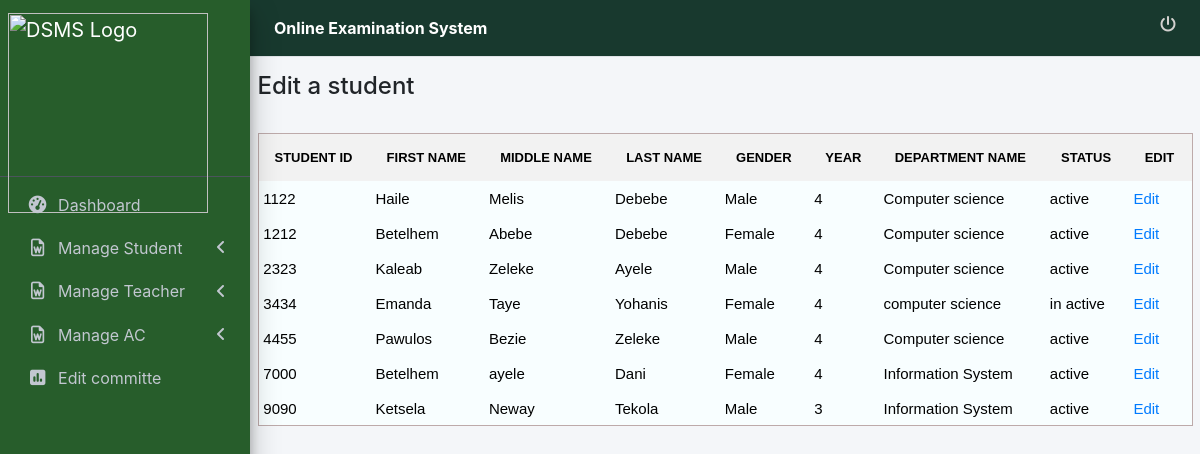
/Admin/edit_stu.php, run on the app's committed database.
### tables this page shows
CREATE TABLE `student` (
  `STUDENT_ID` int(11) NOT NULL,
  `F_NAME` varchar(50) DEFAULT NULL,
  `M_NAME` varchar(50) DEFAULT NULL,
  `L_NAME` varchar(50) DEFAULT NULL,
  `GENDER` enum('Male','Female') DEFAULT NULL,
  `YEAR` int(11) DEFAULT NULL,
  `DEPARTMENT_NAME` varchar(50) DEFAULT NULL,
  `STATUS` enum('in active','active') NOT NULL DEFAULT 'active'
);

### Admin/edit_stu.php (the view, shortened to what this page needs)
<?php
if($_SESSION['login']==='none'){
	echo "<script>window.open('../index.php?not_loggined=Please login!','_self')</script>";
}
else {
   $db = Database::getInstance();
   $con = $db->getConnection();
	?>
<html>
<head>
    <link rel="stylesheet" href="bootstrap-4.6.1-dist/css/bootstrap.css" >
    <link rel="stylesheet" href="../bootstrap-4.6.1-dist/asset/fontawesome/css/all.min.css">
    <link rel="stylesheet" href="../bootstrap-4.6.1-dist/asset/css/adminlte.min.css">
    <link rel="stylesheet" href="../bootstrap-4.6.1-dist/asset/css/style.css">
        <link rel="stylesheet" href="../style.css">
</head>
<body>
         <?php
           require("ad_nav.php");
         ?>
<div class="content-wrapper">
         <div class="container">
         <form method='post'>
            <br><br><br>
            <h4> Edit a student </h4><br>
            <table width="100%" border="1" bordercolor="#bdaaaa"  >
                    <tr>
                      <th bgcolor="#e9eee2" class="style3"><div style=" text-align: left !important;" class="style9 style5"><strong>STUDENT ID</strong></div></th>
                      <th  bgcolor="#e9eee2" class="style3"><div align="left" class="style9 style5"><strong>FIRST NAME</strong></div></th>
                      <th bgcolor="#e9eee2" class="style3"><div align="left" class="style9 style5"><strong>MIDDLE NAME</strong></div></th>
                       <th bgcolor="#e9eee2" class="style3"><div align="left" class="style9 style5"><strong>LAST NAME</strong></div></th>
                       <th bgcolor="#e9eee2" class="style3"><div align="left" class="style9 style5"><strong>GENDER</strong></div></th>
                       <th bgcolor="#e9eee2" class="style3"><div align="left" class="style9 style5"><strong>YEAR</strong></div></th>
                       <th bgcolor="#e9eee2" class="style3"><div align="left" class="style9 style5"><strong>DEPARTMENT NAME</strong></div></th>
                       <th bgcolor="#e9eee2" class="style3"><div align="left" class="style9 style5"><strong>STATUS</strong></div></th>
                       <th bgcolor="#e9eee2" class="style3"><div align="left" class="style9 style5"><strong>EDIT</strong></div></th>
                    </tr>
                    <?php
                        $query10 = " SELECT * FROM student ";
                        $resultTF = mysqli_query($con, $query10);
                        if (!$resultTF) {
                            echo "Error: " . mysqli_error($con);
                        } else {
                            while ($row = mysqli_fetch_array($resultTF)) {
                                $e_id= $row['STUDENT_ID'];
                                $f_name = $row['F_NAME'];
                                $m_name = $row['M_NAME'];
                                $l_name = $row['L_NAME'];
                                $gen = $row['GENDER'];
                                $year = $row['YEAR'];
                                $dept = $row['DEPARTMENT_NAME'];
                                $status = $row['STATUS'];
                    ?>
                                <tr>
                                    <td bgcolor="#f8feff" class="style3"><div align="left" class="style9 style6"><?php echo $e_id; ?></div></td>
                                    <td bgcolor="#f8feff" class="style3"><div align="left" class="style9 style6"><?php echo $f_name; ?></div></td>
                                    <td bgcolor="#f8feff" class="style3"><div align="left" class="style9 style6"><?php echo $m_name; ?></div></td>
                                    <td bgcolor="#f8feff" class="style3"><div align="left" class="style9 style6"><?php echo $l_name; ?></div></td>
                                    <td bgcolor="#f8feff" class="style3"><div align="left" class="style9 style6"><?php echo $gen; ?></div></td>
                                    <td bgcolor="#f8feff" class="style3"><div align="left" class="style9 style6"><?php echo $year; ?></div></td>
                                    <td bgcolor="#f8feff" class="style3"><div align="left" class="style9 style6"><?php echo $dept; ?></div></td>
                                    <td bgcolor="#f8feff" class="style3"><div align="left" class="style9 style6"><?php echo $status; ?></div></td>
                                    <td bgcolor="#f8feff" class="style3">
                                        <div align="left" class="style9 style6"><a href="update_student.php?STUDENT_ID=<?php echo $e_id;?> " >
                                        Edit</a></div></td>
                                </tr>
                    <?php
                            }
                        }
                    ?>
                  </table>
</div>
</div>
   </body>
</html>
<?php } ?>

### style.css (style rules this page uses)
th, td { border: none; padding: 10px; text-align: center !important; }
td { height: 35px; font-size: 15px !important; }
th { background-color: #f2f2f2; font-weight: bold; }
tbody tr:nth-child(even) { background-color: #f9f9f9; }

### Admin/edit_stu.php (style rules this page uses)
.style3 { font-family: Verdana, Arial, Helvetica, sans-serif; font-size: small; color: #000000; }
.style5 { color: #000000 }
.style6 { color: #000000 }
.style9 { font-family: Verdana, Arial, Helvetica, sans-serif }

### Admin/ad_nav.php (style rules this page uses)
th { padding: 1rem !important; }
table tr td { padding: 0.3rem !important; font-size: 13px; }

### data on the page
student: STUDENT_ID "1122", F_NAME "Haile", M_NAME "Melis", L_NAME "Debebe", GENDER "Male", YEAR "4", DEPARTMENT_NAME "Computer science", STATUS "active"
student: STUDENT_ID "1212", F_NAME "Betelhem", M_NAME "Abebe", L_NAME "Debebe", GENDER "Female", YEAR "4", DEPARTMENT_NAME "Computer science", STATUS "active"
student: STUDENT_ID "2323", F_NAME "Kaleab", M_NAME "Zeleke", L_NAME "Ayele", GENDER "Male", YEAR "4", DEPARTMENT_NAME "Computer science", STATUS "active"
student: STUDENT_ID "3434", F_NAME "Emanda", M_NAME "Taye", L_NAME "Yohanis", GENDER "Female", YEAR "4", DEPARTMENT_NAME "computer science", STATUS "in active"
student: STUDENT_ID "4455", F_NAME "Pawulos", M_NAME "Bezie", L_NAME "Zeleke", GENDER "Male", YEAR "4", DEPARTMENT_NAME "Computer science", STATUS "active"
student: STUDENT_ID "7000", F_NAME "Betelhem", M_NAME "ayele", L_NAME "Dani", GENDER "Female", YEAR "4", DEPARTMENT_NAME "Information System", STATUS "active"
student: STUDENT_ID "9090", F_NAME "Ketsela", M_NAME "Neway", L_NAME "Tekola", GENDER "Male", YEAR "3", DEPARTMENT_NAME "Information System", STATUS "active"
